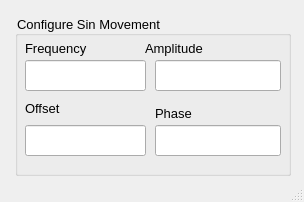
<?xml version="1.0" encoding="UTF-8"?>
<ui version="4.0">
 <class>MainWindow</class>
 <widget class="QMainWindow" name="MainWindow">
  <property name="geometry">
   <rect>
    <x>0</x>
    <y>0</y>
    <width>304</width>
    <height>202</height>
   </rect>
  </property>
  <property name="windowTitle">
   <string>MainWindow</string>
  </property>
  <widget class="QWidget" name="centralwidget">
   <widget class="QGroupBox" name="groupBox_10">
    <property name="geometry">
     <rect>
      <x>15</x>
      <y>15</y>
      <width>276</width>
      <height>161</height>
     </rect>
    </property>
    <property name="styleSheet">
     <string notr="true">font-size: 13px;</string>
    </property>
    <property name="title">
     <string>Configure Sin Movement</string>
    </property>
    <widget class="QLabel" name="label_12">
     <property name="geometry">
      <rect>
       <x>10</x>
       <y>25</y>
       <width>106</width>
       <height>16</height>
      </rect>
     </property>
     <property name="text">
      <string>Frequency</string>
     </property>
    </widget>
    <widget class="QLabel" name="label_13">
     <property name="geometry">
      <rect>
       <x>130</x>
       <y>25</y>
       <width>106</width>
       <height>16</height>
      </rect>
     </property>
     <property name="text">
      <string>Amplitude</string>
     </property>
    </widget>
    <widget class="QLabel" name="label_29">
     <property name="geometry">
      <rect>
       <x>10</x>
       <y>85</y>
       <width>106</width>
       <height>16</height>
      </rect>
     </property>
     <property name="text">
      <string>Offset</string>
     </property>
    </widget>
    <widget class="QLabel" name="label_30">
     <property name="geometry">
      <rect>
       <x>140</x>
       <y>90</y>
       <width>106</width>
       <height>16</height>
      </rect>
     </property>
     <property name="text">
      <string>Phase</string>
     </property>
    </widget>
    <widget class="QLineEdit" name="le_21">
     <property name="geometry">
      <rect>
       <x>10</x>
       <y>45</y>
       <width>121</width>
       <height>31</height>
      </rect>
     </property>
    </widget>
    <widget class="QLineEdit" name="le_22">
     <property name="geometry">
      <rect>
       <x>140</x>
       <y>45</y>
       <width>126</width>
       <height>31</height>
      </rect>
     </property>
    </widget>
    <widget class="QLineEdit" name="le_23">
     <property name="geometry">
      <rect>
       <x>10</x>
       <y>110</y>
       <width>121</width>
       <height>31</height>
      </rect>
     </property>
    </widget>
    <widget class="QLineEdit" name="le_24">
     <property name="geometry">
      <rect>
       <x>140</x>
       <y>110</y>
       <width>126</width>
       <height>31</height>
      </rect>
     </property>
    </widget>
   </widget>
  </widget>
  <widget class="QStatusBar" name="statusbar"/>
 </widget>
 <resources/>
 <connections/>
</ui>
